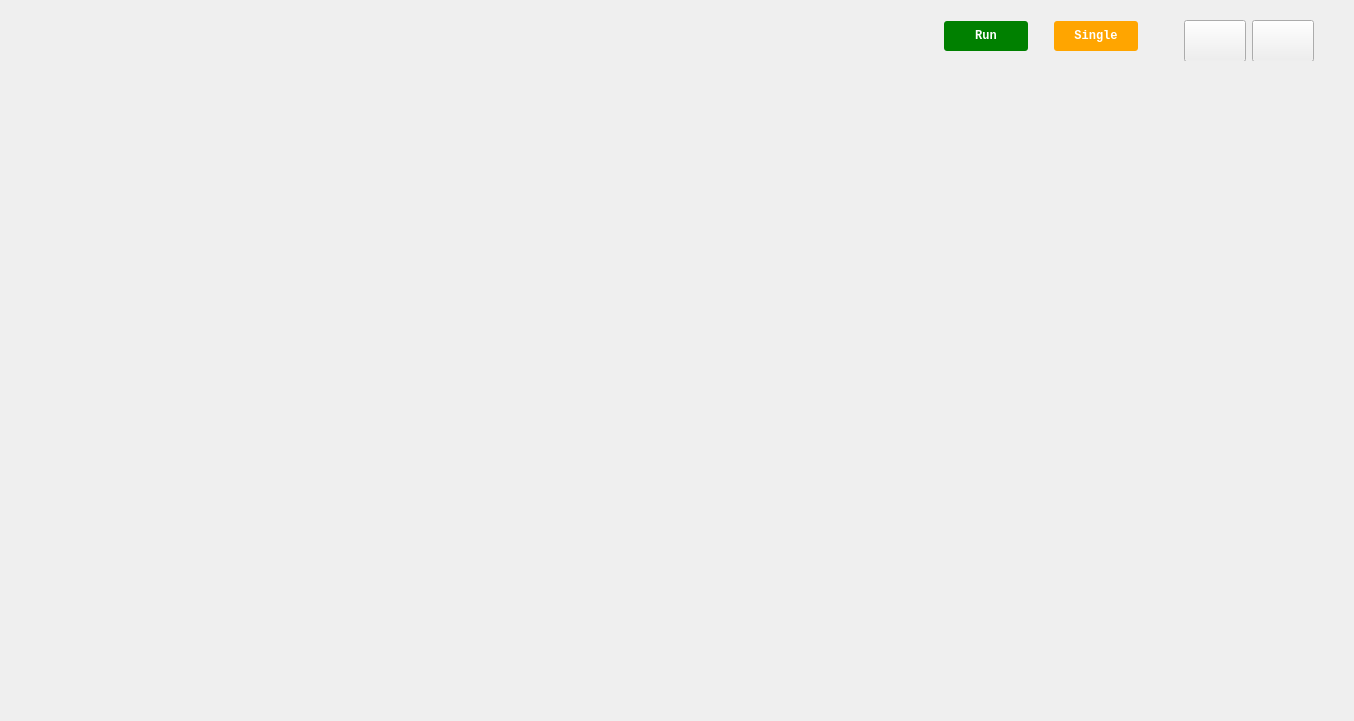
<?xml version="1.0" encoding="UTF-8"?>
<ui version="4.0">
 <class>PatternGenerator</class>
 <widget class="QWidget" name="PatternGenerator">
  <property name="enabled">
   <bool>true</bool>
  </property>
  <property name="geometry">
   <rect>
    <x>0</x>
    <y>0</y>
    <width>1354</width>
    <height>721</height>
   </rect>
  </property>
  <property name="sizePolicy">
   <sizepolicy hsizetype="MinimumExpanding" vsizetype="MinimumExpanding">
    <horstretch>0</horstretch>
    <verstretch>0</verstretch>
   </sizepolicy>
  </property>
  <property name="focusPolicy">
   <enum>Qt::NoFocus</enum>
  </property>
  <property name="windowTitle">
   <string>Scopy Pattern Generator</string>
  </property>
  <property name="styleSheet">
   <string notr="true">/* QComboBoxes*/
QPushButton
{
  outline:none;
}
QCheckBox
{
  outline:none;
}
QLineEdit
{
   outline:none;
}

QComboBox
{
  height: 24px;
  border: 0px;
  color: white;
  font-size: 14px;
  border-bottom: 1px solid rgba(255, 255, 255, 102);
  padding-bottom: 4px;
  outline:none;
}
QComboBox::drop-down
{
  subcontrol-position: center right;
  width: 10px;
  height: 6px;
  border-image: url(:/icons/sba_cmb_box_arrow.svg);
}
QComboBox QAbstractItemView {
  border: 0px;
  color: white;
  selection-background-color: rgba(25, 25, 25);
  outline: 0px;
}
QComboBox:disabled
{
  color: rgb(85, 85, 85);
}
</string>
  </property>
  <layout class="QVBoxLayout" name="verticalLayout" stretch="0,0">
   <property name="spacing">
    <number>0</number>
   </property>
   <item>
    <widget class="QWidget" name="toolbarWidget" native="true">
     <property name="sizePolicy">
      <sizepolicy hsizetype="Preferred" vsizetype="Preferred">
       <horstretch>0</horstretch>
       <verstretch>0</verstretch>
      </sizepolicy>
     </property>
     <property name="minimumSize">
      <size>
       <width>0</width>
       <height>0</height>
      </size>
     </property>
     <property name="maximumSize">
      <size>
       <width>16777215</width>
       <height>50</height>
      </size>
     </property>
     <layout class="QHBoxLayout" name="horizontalLayout_2">
      <item>
       <spacer name="horizontalSpacer_3">
        <property name="orientation">
         <enum>Qt::Horizontal</enum>
        </property>
        <property name="sizeHint" stdset="0">
         <size>
          <width>891</width>
          <height>0</height>
         </size>
        </property>
       </spacer>
      </item>
      <item>
       <widget class="QPushButton" name="btnRunStop">
        <property name="sizePolicy">
         <sizepolicy hsizetype="Fixed" vsizetype="Fixed">
          <horstretch>0</horstretch>
          <verstretch>0</verstretch>
         </sizepolicy>
        </property>
        <property name="minimumSize">
         <size>
          <width>84</width>
          <height>0</height>
         </size>
        </property>
        <property name="palette">
         <palette>
          <active>
           <colorrole role="WindowText">
            <brush brushstyle="SolidPattern">
             <color alpha="255">
              <red>255</red>
              <green>255</green>
              <blue>255</blue>
             </color>
            </brush>
           </colorrole>
           <colorrole role="Button">
            <brush brushstyle="SolidPattern">
             <color alpha="255">
              <red>0</red>
              <green>128</green>
              <blue>0</blue>
             </color>
            </brush>
           </colorrole>
           <colorrole role="Text">
            <brush brushstyle="SolidPattern">
             <color alpha="255">
              <red>255</red>
              <green>255</green>
              <blue>255</blue>
             </color>
            </brush>
           </colorrole>
           <colorrole role="ButtonText">
            <brush brushstyle="SolidPattern">
             <color alpha="255">
              <red>255</red>
              <green>255</green>
              <blue>255</blue>
             </color>
            </brush>
           </colorrole>
           <colorrole role="Base">
            <brush brushstyle="SolidPattern">
             <color alpha="255">
              <red>0</red>
              <green>128</green>
              <blue>0</blue>
             </color>
            </brush>
           </colorrole>
           <colorrole role="Window">
            <brush brushstyle="SolidPattern">
             <color alpha="255">
              <red>0</red>
              <green>128</green>
              <blue>0</blue>
             </color>
            </brush>
           </colorrole>
          </active>
          <inactive>
           <colorrole role="WindowText">
            <brush brushstyle="SolidPattern">
             <color alpha="255">
              <red>255</red>
              <green>255</green>
              <blue>255</blue>
             </color>
            </brush>
           </colorrole>
           <colorrole role="Button">
            <brush brushstyle="SolidPattern">
             <color alpha="255">
              <red>0</red>
              <green>128</green>
              <blue>0</blue>
             </color>
            </brush>
           </colorrole>
           <colorrole role="Text">
            <brush brushstyle="SolidPattern">
             <color alpha="255">
              <red>255</red>
              <green>255</green>
              <blue>255</blue>
             </color>
            </brush>
           </colorrole>
           <colorrole role="ButtonText">
            <brush brushstyle="SolidPattern">
             <color alpha="255">
              <red>255</red>
              <green>255</green>
              <blue>255</blue>
             </color>
            </brush>
           </colorrole>
           <colorrole role="Base">
            <brush brushstyle="SolidPattern">
             <color alpha="255">
              <red>0</red>
              <green>128</green>
              <blue>0</blue>
             </color>
            </brush>
           </colorrole>
           <colorrole role="Window">
            <brush brushstyle="SolidPattern">
             <color alpha="255">
              <red>0</red>
              <green>128</green>
              <blue>0</blue>
             </color>
            </brush>
           </colorrole>
          </inactive>
          <disabled>
           <colorrole role="WindowText">
            <brush brushstyle="SolidPattern">
             <color alpha="255">
              <red>255</red>
              <green>255</green>
              <blue>255</blue>
             </color>
            </brush>
           </colorrole>
           <colorrole role="Button">
            <brush brushstyle="SolidPattern">
             <color alpha="255">
              <red>128</red>
              <green>128</green>
              <blue>128</blue>
             </color>
            </brush>
           </colorrole>
           <colorrole role="Text">
            <brush brushstyle="SolidPattern">
             <color alpha="255">
              <red>255</red>
              <green>255</green>
              <blue>255</blue>
             </color>
            </brush>
           </colorrole>
           <colorrole role="ButtonText">
            <brush brushstyle="SolidPattern">
             <color alpha="255">
              <red>255</red>
              <green>255</green>
              <blue>255</blue>
             </color>
            </brush>
           </colorrole>
           <colorrole role="Base">
            <brush brushstyle="SolidPattern">
             <color alpha="255">
              <red>128</red>
              <green>128</green>
              <blue>128</blue>
             </color>
            </brush>
           </colorrole>
           <colorrole role="Window">
            <brush brushstyle="SolidPattern">
             <color alpha="255">
              <red>128</red>
              <green>128</green>
              <blue>128</blue>
             </color>
            </brush>
           </colorrole>
          </disabled>
         </palette>
        </property>
        <property name="font">
         <font>
          <family>monospace</family>
          <weight>75</weight>
          <bold>true</bold>
         </font>
        </property>
        <property name="styleSheet">
         <string notr="true">QPushButton {
color: white;
background-color: green;
font-family: &quot;monospace&quot;;
font-weight: bold;
height: 30px;
border-width: 0px;
border-radius: 3px;
min-width: 6em;
}
QPushButton:disabled {
background-color: grey;
}
QPushButton:checked {
background-color: #F45000;
}</string>
        </property>
        <property name="text">
         <string>Run</string>
        </property>
        <property name="icon">
         <iconset theme="media-playback-start">
          <normaloff>.</normaloff>.</iconset>
        </property>
        <property name="checkable">
         <bool>true</bool>
        </property>
       </widget>
      </item>
      <item>
       <spacer name="horizontalSpacer_2">
        <property name="orientation">
         <enum>Qt::Horizontal</enum>
        </property>
        <property name="sizeType">
         <enum>QSizePolicy::Fixed</enum>
        </property>
        <property name="sizeHint" stdset="0">
         <size>
          <width>20</width>
          <height>0</height>
         </size>
        </property>
       </spacer>
      </item>
      <item>
       <widget class="QPushButton" name="btnSingleRun">
        <property name="sizePolicy">
         <sizepolicy hsizetype="Fixed" vsizetype="Fixed">
          <horstretch>0</horstretch>
          <verstretch>0</verstretch>
         </sizepolicy>
        </property>
        <property name="minimumSize">
         <size>
          <width>84</width>
          <height>0</height>
         </size>
        </property>
        <property name="font">
         <font>
          <family>monospace</family>
          <weight>75</weight>
          <bold>true</bold>
         </font>
        </property>
        <property name="styleSheet">
         <string notr="true">QPushButton {
color: white;
background-color: orange;
font-family: &quot;monospace&quot;;
font-weight: bold;
height: 30px;
border-width: 0px;
border-radius: 3px;
min-width: 6em;
}
QPushButton:disabled {
background-color: grey;
}
QPushButton:checked {
background-color: #F45000;
}</string>
        </property>
        <property name="text">
         <string>Single</string>
        </property>
        <property name="checkable">
         <bool>true</bool>
        </property>
       </widget>
      </item>
      <item>
       <spacer name="horizontalSpacer_4">
        <property name="orientation">
         <enum>Qt::Horizontal</enum>
        </property>
        <property name="sizeType">
         <enum>QSizePolicy::Fixed</enum>
        </property>
        <property name="sizeHint" stdset="0">
         <size>
          <width>40</width>
          <height>0</height>
         </size>
        </property>
       </spacer>
      </item>
      <item>
       <widget class="QPushButton" name="btnPGSettings">
        <property name="sizePolicy">
         <sizepolicy hsizetype="Fixed" vsizetype="Fixed">
          <horstretch>0</horstretch>
          <verstretch>0</verstretch>
         </sizepolicy>
        </property>
        <property name="minimumSize">
         <size>
          <width>60</width>
          <height>40</height>
         </size>
        </property>
        <property name="maximumSize">
         <size>
          <width>60</width>
          <height>40</height>
         </size>
        </property>
        <property name="styleSheet">
         <string notr="true">QPushButton {
  min-height: 40px;
  max-height: 40px;
  min-width: 60px;
  max-width: 60px;
}

QPushButton:checked {
  border-image: url(:/icons/gear_wheel_pressed.svg);
}

QPushButton:!checked {
  border-image: url(:/icons/gear_wheel.svg);
}</string>
        </property>
        <property name="text">
         <string/>
        </property>
        <property name="checkable">
         <bool>true</bool>
        </property>
       </widget>
      </item>
      <item>
       <widget class="QPushButton" name="btnChSettings">
        <property name="sizePolicy">
         <sizepolicy hsizetype="Fixed" vsizetype="Fixed">
          <horstretch>0</horstretch>
          <verstretch>0</verstretch>
         </sizepolicy>
        </property>
        <property name="minimumSize">
         <size>
          <width>60</width>
          <height>40</height>
         </size>
        </property>
        <property name="maximumSize">
         <size>
          <width>60</width>
          <height>40</height>
         </size>
        </property>
        <property name="styleSheet">
         <string notr="true">QPushButton {
  min-height: 40px;
  max-height: 40px;
  min-width: 60px;
  max-width: 60px;
}

QPushButton:checked {
  border-image: url(:/icons/setup3_checked.svg);
}

QPushButton:!checked {
  border-image: url(:/icons/setup3_unchecked.svg);
}

QPushButton:!checked:hover {
  border-image: url(:/icons/setup3_unchecked_hover.svg);
}

QPushButton:checked:hover {
  border-image: url(:/icons/setup3_checked_hover.svg);
}</string>
        </property>
        <property name="text">
         <string/>
        </property>
        <property name="checkable">
         <bool>true</bool>
        </property>
       </widget>
      </item>
      <item>
       <spacer name="horizontalSpacer">
        <property name="orientation">
         <enum>Qt::Horizontal</enum>
        </property>
        <property name="sizeType">
         <enum>QSizePolicy::Fixed</enum>
        </property>
        <property name="sizeHint" stdset="0">
         <size>
          <width>20</width>
          <height>0</height>
         </size>
        </property>
       </spacer>
      </item>
     </layout>
    </widget>
   </item>
   <item>
    <widget class="QWidget" name="plotWidget" native="true">
     <property name="sizePolicy">
      <sizepolicy hsizetype="Preferred" vsizetype="Preferred">
       <horstretch>0</horstretch>
       <verstretch>0</verstretch>
      </sizepolicy>
     </property>
     <layout class="QHBoxLayout" name="horizontalLayout">
      <property name="topMargin">
       <number>9</number>
      </property>
      <item>
       <widget class="QWidget" name="leftWidget" native="true">
        <property name="sizePolicy">
         <sizepolicy hsizetype="Maximum" vsizetype="Minimum">
          <horstretch>0</horstretch>
          <verstretch>0</verstretch>
         </sizepolicy>
        </property>
        <property name="maximumSize">
         <size>
          <width>16777215</width>
          <height>16777215</height>
         </size>
        </property>
        <property name="styleSheet">
         <string notr="true"/>
        </property>
        <layout class="QVBoxLayout" name="leftWidgetLayout"/>
       </widget>
      </item>
      <item>
       <widget class="QWidget" name="centralWidget" native="true">
        <property name="sizePolicy">
         <sizepolicy hsizetype="MinimumExpanding" vsizetype="Expanding">
          <horstretch>0</horstretch>
          <verstretch>0</verstretch>
         </sizepolicy>
        </property>
        <property name="styleSheet">
         <string notr="true"/>
        </property>
        <layout class="QVBoxLayout" name="centralWidgetLayout">
         <property name="spacing">
          <number>0</number>
         </property>
         <property name="leftMargin">
          <number>0</number>
         </property>
         <property name="topMargin">
          <number>0</number>
         </property>
         <property name="rightMargin">
          <number>0</number>
         </property>
         <property name="bottomMargin">
          <number>0</number>
         </property>
        </layout>
       </widget>
      </item>
      <item>
       <widget class="adiscope::MenuAnim" name="rightMenu" native="true">
        <property name="sizePolicy">
         <sizepolicy hsizetype="Minimum" vsizetype="Preferred">
          <horstretch>0</horstretch>
          <verstretch>0</verstretch>
         </sizepolicy>
        </property>
        <property name="maximumSize">
         <size>
          <width>16777215</width>
          <height>16777215</height>
         </size>
        </property>
        <property name="styleSheet">
         <string notr="true"/>
        </property>
        <layout class="QVBoxLayout" name="verticalLayout_6">
         <property name="leftMargin">
          <number>0</number>
         </property>
         <property name="topMargin">
          <number>0</number>
         </property>
         <property name="rightMargin">
          <number>0</number>
         </property>
         <property name="bottomMargin">
          <number>0</number>
         </property>
         <item>
          <widget class="QStackedWidget" name="rightWidget">
           <property name="sizePolicy">
            <sizepolicy hsizetype="Maximum" vsizetype="Minimum">
             <horstretch>0</horstretch>
             <verstretch>0</verstretch>
            </sizepolicy>
           </property>
           <property name="minimumSize">
            <size>
             <width>0</width>
             <height>0</height>
            </size>
           </property>
           <property name="maximumSize">
            <size>
             <width>1677215</width>
             <height>16777215</height>
            </size>
           </property>
           <property name="toolTipDuration">
            <number>0</number>
           </property>
           <property name="styleSheet">
            <string notr="true"/>
           </property>
           <property name="currentIndex">
            <number>1</number>
           </property>
           <widget class="QWidget" name="pgSettings"/>
           <widget class="QWidget" name="cgSettings">
            <layout class="QVBoxLayout" name="verticalLayout_3"/>
           </widget>
          </widget>
         </item>
        </layout>
       </widget>
      </item>
     </layout>
    </widget>
   </item>
  </layout>
 </widget>
 <customwidgets>
  <customwidget>
   <class>adiscope::MenuAnim</class>
   <extends>QWidget</extends>
   <header>menu_anim.hpp</header>
   <container>1</container>
  </customwidget>
 </customwidgets>
 <resources/>
 <connections/>
</ui>
